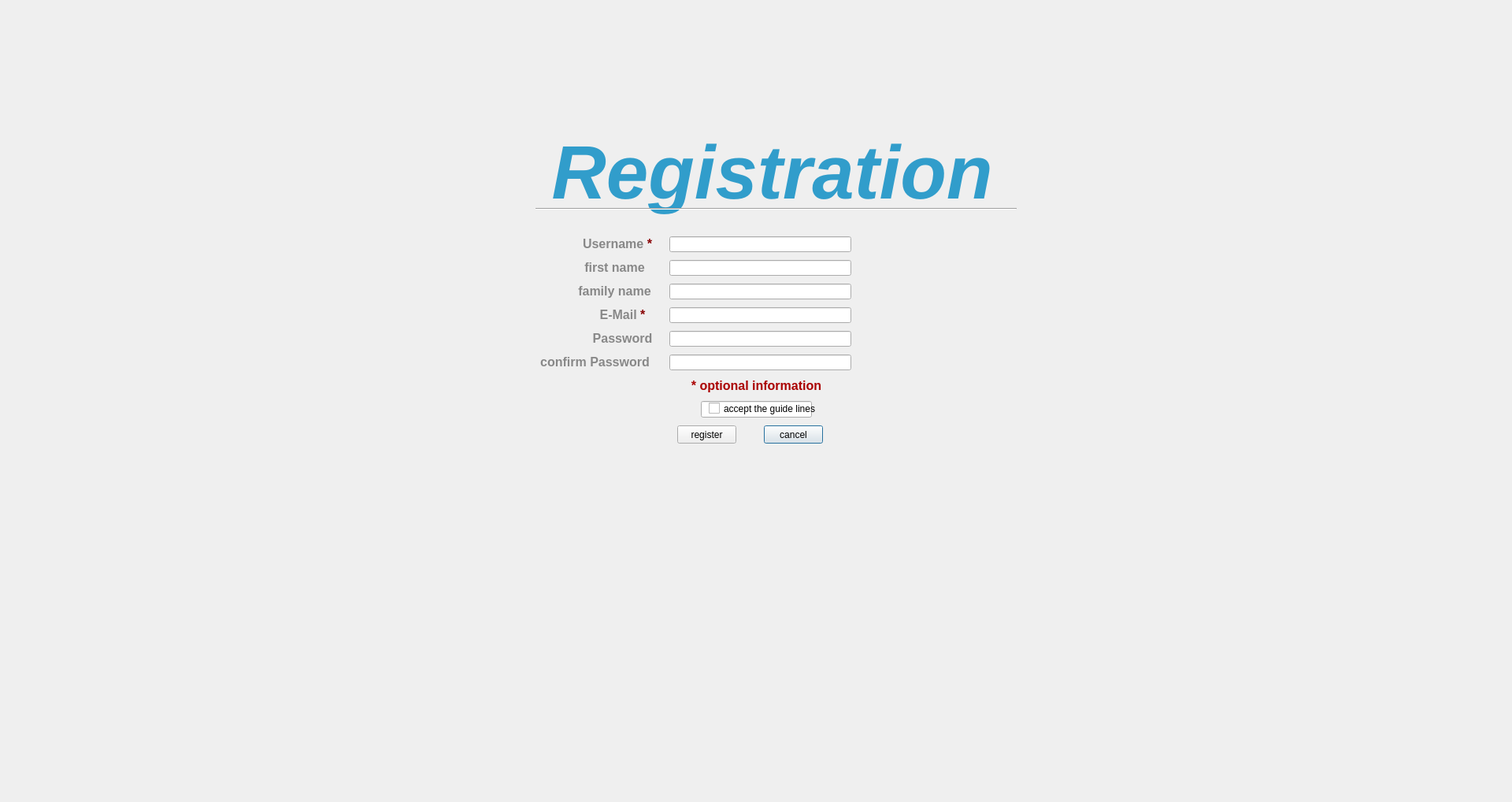
<?xml version="1.0" encoding="UTF-8"?>
<ui version="4.0">
 <class>Dialog</class>
 <widget class="QDialog" name="Dialog">
  <property name="geometry">
   <rect>
    <x>0</x>
    <y>0</y>
    <width>1920</width>
    <height>1018</height>
   </rect>
  </property>
  <property name="windowTitle">
   <string>Dialog</string>
  </property>
  <widget class="QPushButton" name="pushButton_2">
   <property name="geometry">
    <rect>
     <x>970</x>
     <y>540</y>
     <width>75</width>
     <height>23</height>
    </rect>
   </property>
   <property name="text">
    <string>cancel</string>
   </property>
  </widget>
  <widget class="QLineEdit" name="lineEdit">
   <property name="geometry">
    <rect>
     <x>850</x>
     <y>330</y>
     <width>231</width>
     <height>20</height>
    </rect>
   </property>
  </widget>
  <widget class="QLineEdit" name="lineEdit_2">
   <property name="geometry">
    <rect>
     <x>1500</x>
     <y>1080</y>
     <width>191</width>
     <height>20</height>
    </rect>
   </property>
  </widget>
  <widget class="QLineEdit" name="lineEdit_3">
   <property name="geometry">
    <rect>
     <x>850</x>
     <y>300</y>
     <width>231</width>
     <height>20</height>
    </rect>
   </property>
  </widget>
  <widget class="QLabel" name="label_2">
   <property name="geometry">
    <rect>
     <x>660</x>
     <y>160</y>
     <width>641</width>
     <height>121</height>
    </rect>
   </property>
   <property name="text">
    <string>&lt;html&gt;&lt;head/&gt;&lt;body&gt;&lt;p align=&quot;center&quot;&gt;&lt;span style=&quot; font-size:72pt; font-weight:600; font-style:italic; color:#319dcb;&quot;&gt;Registration&lt;/span&gt;&lt;/p&gt;&lt;/body&gt;&lt;/html&gt;</string>
   </property>
  </widget>
  <widget class="Line" name="line">
   <property name="geometry">
    <rect>
     <x>680</x>
     <y>250</y>
     <width>611</width>
     <height>30</height>
    </rect>
   </property>
   <property name="baseSize">
    <size>
     <width>10</width>
     <height>9</height>
    </size>
   </property>
   <property name="orientation">
    <enum>Qt::Horizontal</enum>
   </property>
  </widget>
  <widget class="QLabel" name="label_3">
   <property name="geometry">
    <rect>
     <x>740</x>
     <y>300</y>
     <width>101</width>
     <height>20</height>
    </rect>
   </property>
   <property name="text">
    <string>&lt;html&gt;&lt;head/&gt;&lt;body&gt;&lt;p&gt;&lt;span style=&quot; font-size:12pt; font-weight:600; color:#888888;&quot;&gt;Username &lt;/span&gt;&lt;span style=&quot; font-size:12pt; font-weight:600; color:#880002;&quot;&gt;*&lt;/span&gt;&lt;/p&gt;&lt;/body&gt;&lt;/html&gt;</string>
   </property>
  </widget>
  <widget class="QLabel" name="label_4">
   <property name="geometry">
    <rect>
     <x>1190</x>
     <y>1080</y>
     <width>91</width>
     <height>20</height>
    </rect>
   </property>
   <property name="text">
    <string>&lt;html&gt;&lt;head/&gt;&lt;body&gt;&lt;p&gt;&lt;span style=&quot; font-size:12pt; font-weight:600; color:#888888;&quot;&gt;Username&lt;/span&gt;&lt;/p&gt;&lt;/body&gt;&lt;/html&gt;</string>
   </property>
  </widget>
  <widget class="QLabel" name="label_5">
   <property name="geometry">
    <rect>
     <x>1300</x>
     <y>1080</y>
     <width>91</width>
     <height>20</height>
    </rect>
   </property>
   <property name="text">
    <string>&lt;html&gt;&lt;head/&gt;&lt;body&gt;&lt;p&gt;&lt;span style=&quot; font-size:12pt; font-weight:600; color:#888888;&quot;&gt;Username&lt;/span&gt;&lt;/p&gt;&lt;/body&gt;&lt;/html&gt;</string>
   </property>
  </widget>
  <widget class="QLabel" name="label_6">
   <property name="geometry">
    <rect>
     <x>1700</x>
     <y>1080</y>
     <width>91</width>
     <height>20</height>
    </rect>
   </property>
   <property name="text">
    <string>&lt;html&gt;&lt;head/&gt;&lt;body&gt;&lt;p&gt;&lt;span style=&quot; font-size:12pt; font-weight:600; color:#888888;&quot;&gt;Username&lt;/span&gt;&lt;/p&gt;&lt;/body&gt;&lt;/html&gt;</string>
   </property>
  </widget>
  <widget class="QLabel" name="label_7">
   <property name="geometry">
    <rect>
     <x>750</x>
     <y>390</y>
     <width>81</width>
     <height>20</height>
    </rect>
   </property>
   <property name="text">
    <string>&lt;html&gt;&lt;head/&gt;&lt;body&gt;&lt;p align=&quot;center&quot;&gt;&lt;span style=&quot; font-size:12pt; font-weight:600; color:#888888;&quot;&gt;E-Mail &lt;/span&gt;&lt;span style=&quot; font-size:12pt; font-weight:600; color:#880002;&quot;&gt;*&lt;/span&gt;&lt;/p&gt;&lt;/body&gt;&lt;/html&gt;</string>
   </property>
  </widget>
  <widget class="QPushButton" name="pushButton_3">
   <property name="geometry">
    <rect>
     <x>860</x>
     <y>540</y>
     <width>75</width>
     <height>23</height>
    </rect>
   </property>
   <property name="text">
    <string>register</string>
   </property>
  </widget>
  <widget class="QLabel" name="label_8">
   <property name="geometry">
    <rect>
     <x>5</x>
     <y>-8</y>
     <width>1911</width>
     <height>1021</height>
    </rect>
   </property>
   <property name="text">
    <string/>
   </property>
   <property name="pixmap">
    <pixmap>F:/Schule/07 Informatik Q11/03 Info-Projekt/Background_v2.png</pixmap>
   </property>
   <property name="scaledContents">
    <bool>true</bool>
   </property>
  </widget>
  <widget class="QLabel" name="label_9">
   <property name="geometry">
    <rect>
     <x>730</x>
     <y>360</y>
     <width>101</width>
     <height>20</height>
    </rect>
   </property>
   <property name="text">
    <string>&lt;html&gt;&lt;head/&gt;&lt;body&gt;&lt;p align=&quot;center&quot;&gt;&lt;span style=&quot; font-size:12pt; font-weight:600; color:#888888;&quot;&gt;family name&lt;/span&gt;&lt;/p&gt;&lt;/body&gt;&lt;/html&gt;</string>
   </property>
  </widget>
  <widget class="QLabel" name="label_10">
   <property name="geometry">
    <rect>
     <x>740</x>
     <y>330</y>
     <width>81</width>
     <height>20</height>
    </rect>
   </property>
   <property name="text">
    <string>&lt;html&gt;&lt;head/&gt;&lt;body&gt;&lt;p align=&quot;center&quot;&gt;&lt;span style=&quot; font-size:12pt; font-weight:600; color:#888888;&quot;&gt;first name&lt;/span&gt;&lt;/p&gt;&lt;/body&gt;&lt;/html&gt;</string>
   </property>
  </widget>
  <widget class="QLineEdit" name="lineEdit_5">
   <property name="geometry">
    <rect>
     <x>850</x>
     <y>420</y>
     <width>231</width>
     <height>20</height>
    </rect>
   </property>
  </widget>
  <widget class="QLineEdit" name="lineEdit_6">
   <property name="geometry">
    <rect>
     <x>850</x>
     <y>390</y>
     <width>231</width>
     <height>20</height>
    </rect>
   </property>
  </widget>
  <widget class="QLineEdit" name="lineEdit_7">
   <property name="geometry">
    <rect>
     <x>850</x>
     <y>360</y>
     <width>231</width>
     <height>20</height>
    </rect>
   </property>
  </widget>
  <widget class="QLabel" name="label_11">
   <property name="geometry">
    <rect>
     <x>750</x>
     <y>420</y>
     <width>81</width>
     <height>20</height>
    </rect>
   </property>
   <property name="text">
    <string>&lt;html&gt;&lt;head/&gt;&lt;body&gt;&lt;p align=&quot;center&quot;&gt;&lt;span style=&quot; font-size:12pt; font-weight:600; color:#888888;&quot;&gt;Password&lt;/span&gt;&lt;/p&gt;&lt;/body&gt;&lt;/html&gt;</string>
   </property>
  </widget>
  <widget class="QLabel" name="label_12">
   <property name="geometry">
    <rect>
     <x>680</x>
     <y>450</y>
     <width>151</width>
     <height>20</height>
    </rect>
   </property>
   <property name="text">
    <string>&lt;html&gt;&lt;head/&gt;&lt;body&gt;&lt;p align=&quot;center&quot;&gt;&lt;span style=&quot; font-size:12pt; font-weight:600; color:#888888;&quot;&gt;confirm Password&lt;/span&gt;&lt;/p&gt;&lt;/body&gt;&lt;/html&gt;</string>
   </property>
  </widget>
  <widget class="QLineEdit" name="lineEdit_8">
   <property name="geometry">
    <rect>
     <x>850</x>
     <y>450</y>
     <width>231</width>
     <height>20</height>
    </rect>
   </property>
  </widget>
  <widget class="QCheckBox" name="checkBox">
   <property name="geometry">
    <rect>
     <x>900</x>
     <y>510</y>
     <width>181</width>
     <height>17</height>
    </rect>
   </property>
   <property name="styleSheet">
    <string notr="true"/>
   </property>
   <property name="text">
    <string>accept the guide lines</string>
   </property>
  </widget>
  <widget class="QLineEdit" name="lineEdit_4">
   <property name="geometry">
    <rect>
     <x>890</x>
     <y>509</y>
     <width>141</width>
     <height>21</height>
    </rect>
   </property>
  </widget>
  <widget class="QLabel" name="label_13">
   <property name="geometry">
    <rect>
     <x>850</x>
     <y>480</y>
     <width>221</width>
     <height>20</height>
    </rect>
   </property>
   <property name="text">
    <string>&lt;html&gt;&lt;head/&gt;&lt;body&gt;&lt;p align=&quot;center&quot;&gt;&lt;span style=&quot; font-size:12pt; font-weight:600; color:#aa0000;&quot;&gt;* optional information&lt;/span&gt;&lt;/p&gt;&lt;/body&gt;&lt;/html&gt;</string>
   </property>
  </widget>
  <zorder>label_8</zorder>
  <zorder>pushButton_2</zorder>
  <zorder>lineEdit</zorder>
  <zorder>lineEdit_2</zorder>
  <zorder>lineEdit_3</zorder>
  <zorder>label_2</zorder>
  <zorder>line</zorder>
  <zorder>label_3</zorder>
  <zorder>label_4</zorder>
  <zorder>label_5</zorder>
  <zorder>label_6</zorder>
  <zorder>label_7</zorder>
  <zorder>pushButton_3</zorder>
  <zorder>label_9</zorder>
  <zorder>label_10</zorder>
  <zorder>lineEdit_5</zorder>
  <zorder>lineEdit_6</zorder>
  <zorder>lineEdit_7</zorder>
  <zorder>label_11</zorder>
  <zorder>label_12</zorder>
  <zorder>lineEdit_8</zorder>
  <zorder>lineEdit_4</zorder>
  <zorder>checkBox</zorder>
  <zorder>label_13</zorder>
 </widget>
 <resources/>
 <connections/>
</ui>
